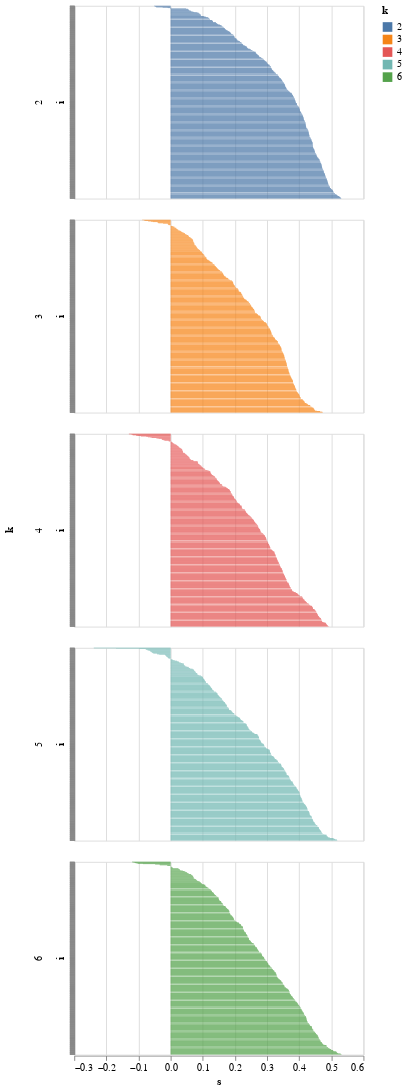

The code cell stored with this chart in its notebook:
### Code cell
source = s_df.melt(id_vars=["i"])
source.columns = ["i","k","s"]

import altair as alt
alt.renderers.enable('mimetype')
alt.Chart(source).mark_bar().encode(
    x = "s:Q",
    y = alt.Y("i:N",sort='x',axis=alt.Axis(labels=False)),
    row = "k:N",
    color = "k:N"
).resolve_scale(y='independent').properties(height=200)

### Figure 1 — Vega-Lite specification as saved in the notebook (floating-point values rounded to 4 significant figures; data arrays with more than 128 entries replaced by an {"elided": "..."} marker saying what was removed)
{"$schema": "https://vega.github.io/schema/vega-lite/v5.8.0.json", "config": {"view": {"continuousHeight": 300, "continuousWidth": 300}}, "data": {"name": "data-c67d5b10450a72e3a81a830f3e3eacd9"}, "datasets": {"data-c67d5b10450a72e3a81a830f3e3eacd9": {"elided": "2530 records"}}, "encoding": {"color": {"field": "k", "type": "nominal"}, "row": {"field": "k", "type": "nominal"}, "x": {"field": "s", "type": "quantitative"}, "y": {"axis": {"labels": false}, "field": "i", "sort": "x", "type": "nominal"}}, "height": 200, "mark": {"type": "bar"}, "resolve": {"scale": {"y": "independent"}}}
